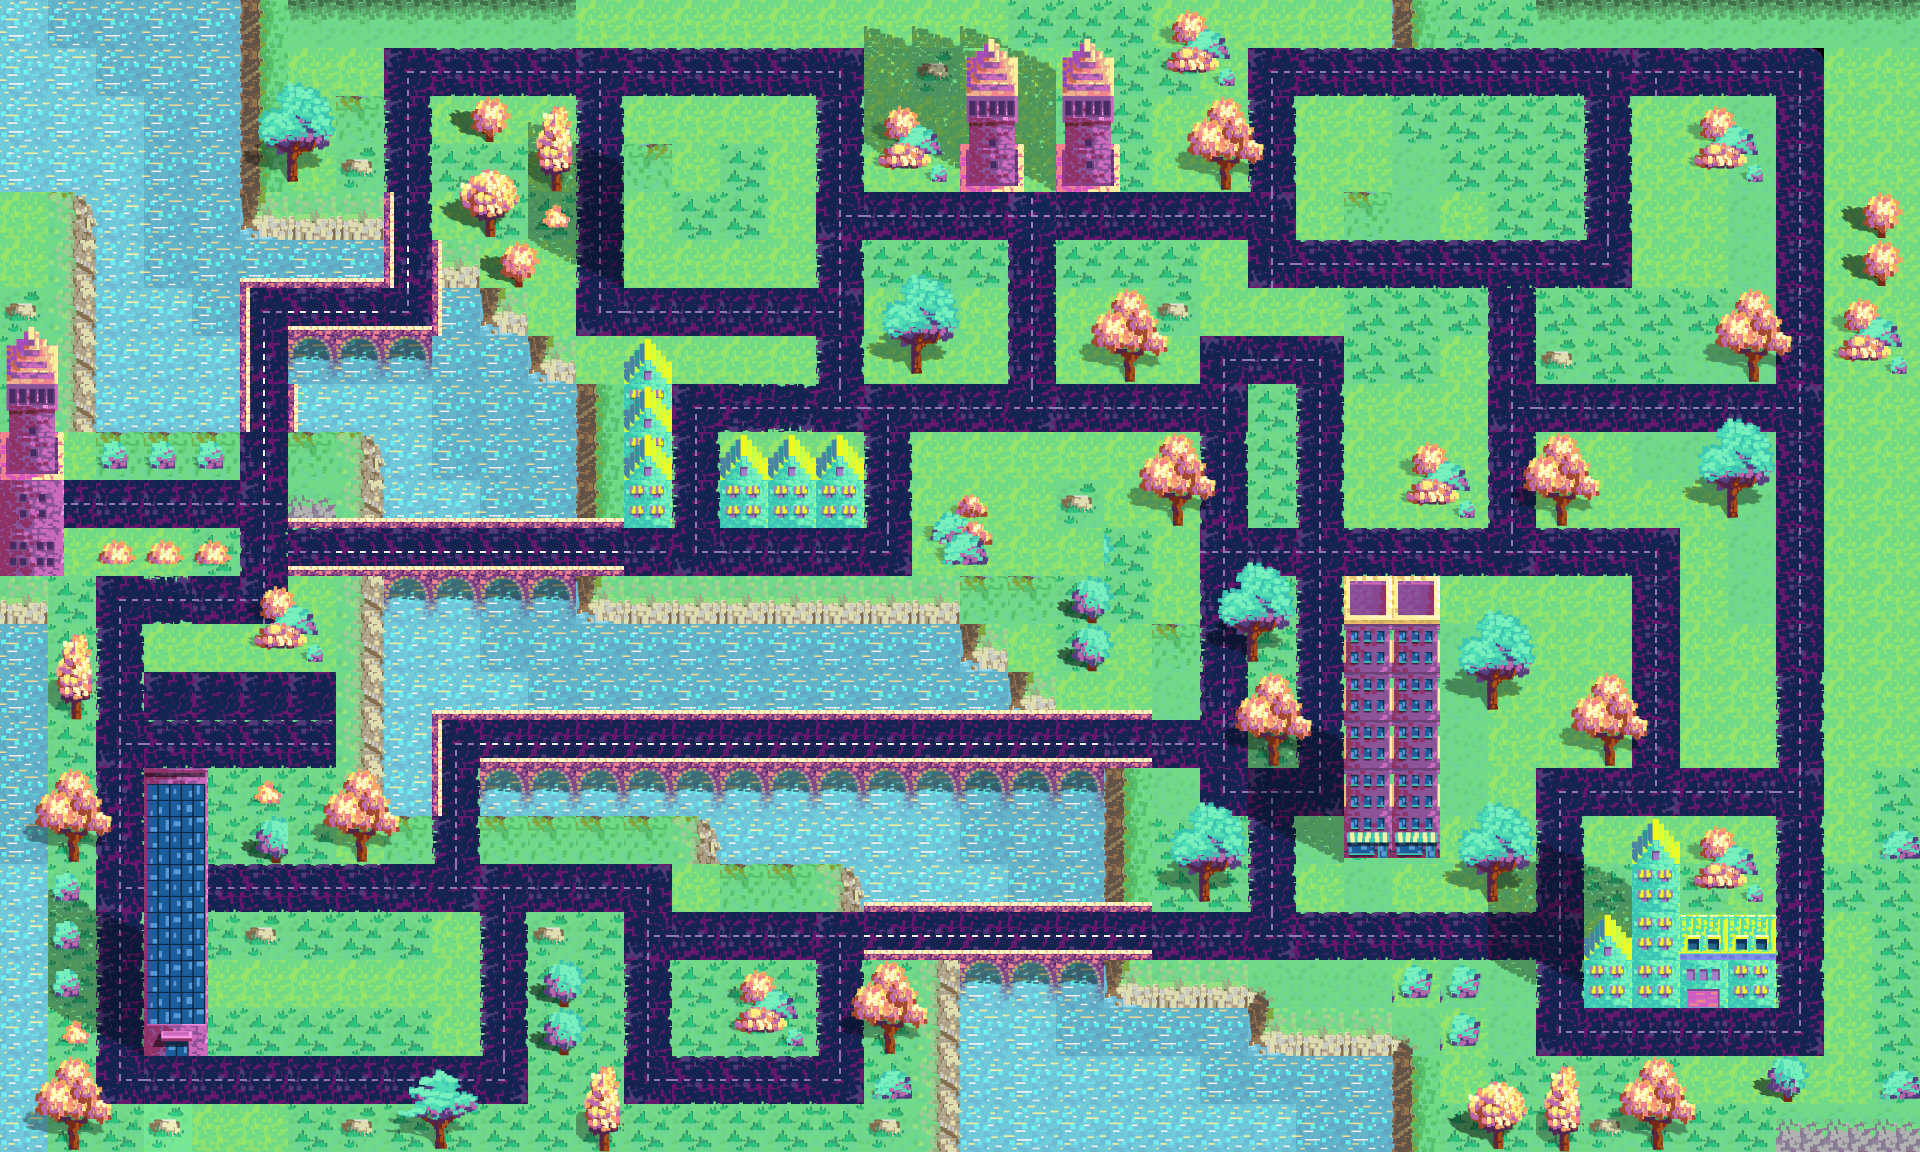

A 2D game scene composited from a Tiled map and its tileset images. What follows is a short description and the map's XML, with each tile layer's data collapsed to a summary:
An orthogonal 40x24 tile map with 48x48 px tiles, 5 tile layers (background, structures, structures2, structures3, ...), 1 hidden layer not drawn, 3 tilesets.

<map version="1.2" tiledversion="1.2.5" orientation="orthogonal" renderorder="right-down" width="40" height="24" tilewidth="48" tileheight="48" infinite="0" nextlayerid="11" nextobjectid="1">
 <tileset firstgid="1" name="color city cops tileset" tilewidth="48" tileheight="48" tilecount="168" columns="8">
  <image source="ccc_tileset.png" width="385" height="1008" />
  <tile id="62">
   <animation>
    <frame tileid="62" duration="300" />
    <frame tileid="54" duration="300" />
   </animation>
  </tile>
  <tile id="70">
   <animation>
    <frame tileid="70" duration="100" />
    <frame tileid="71" duration="100" />
   </animation>
  </tile>
  <tile id="102">
   <animation>
    <frame tileid="102" duration="300" />
    <frame tileid="94" duration="300" />
   </animation>
  </tile>
  <tile id="127">
   <animation>
    <frame tileid="127" duration="300" />
    <frame tileid="135" duration="350" />
   </animation>
  </tile>
  <tile id="142">
   <animation>
    <frame tileid="142" duration="100" />
    <frame tileid="143" duration="100" />
   </animation>
  </tile>
 </tileset>
 <tileset firstgid="169" name="collision set" tilewidth="48" tileheight="48" tilecount="100" columns="10">
  <image source="collision_objects.png" width="480" height="480" />
  <tile id="0">
   <properties>
    <property name="road" type="bool" value="false" />
   </properties>
  </tile>
  <tile id="1">
   <properties>
    <property name="road" type="bool" value="true" />
   </properties>
  </tile>
 </tileset>
 <tileset firstgid="269" source="extras.tsx" />
 <layer id="1" name="background" width="40" height="24" opacity="0.94">
  <data>[960 cells, 960 non-empty, 25 distinct tile ids]</data>
 </layer>
 <layer id="7" name="structures" width="40" height="24">
  <data>[960 cells, 53 non-empty, 8 distinct tile ids]</data>
 </layer>
 <layer id="6" name="structures2" width="40" height="24">
  <data>[960 cells, 373 non-empty, 71 distinct tile ids]</data>
 </layer>
 <layer id="10" name="structures3" width="40" height="24">
  <data>[960 cells, 0 non-empty, 0 distinct tile ids]</data>
 </layer>
 <layer id="9" name="transparentStructures" width="40" height="24">
  <data>[960 cells, 0 non-empty, 0 distinct tile ids]</data>
 </layer>
 <layer id="8" name="collisions" width="40" height="24" visible="0">
  <data>[960 cells, 277 non-empty, 1 distinct tile ids]</data>
 </layer>
</map>
